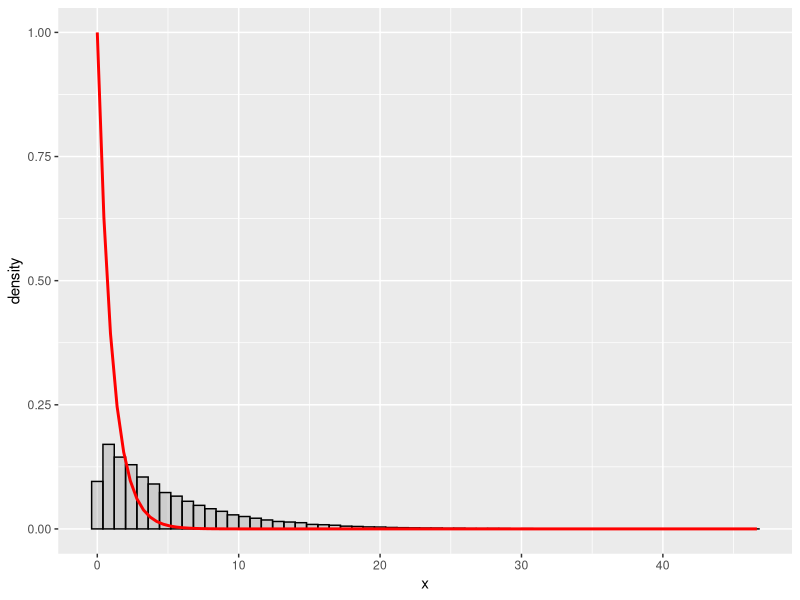
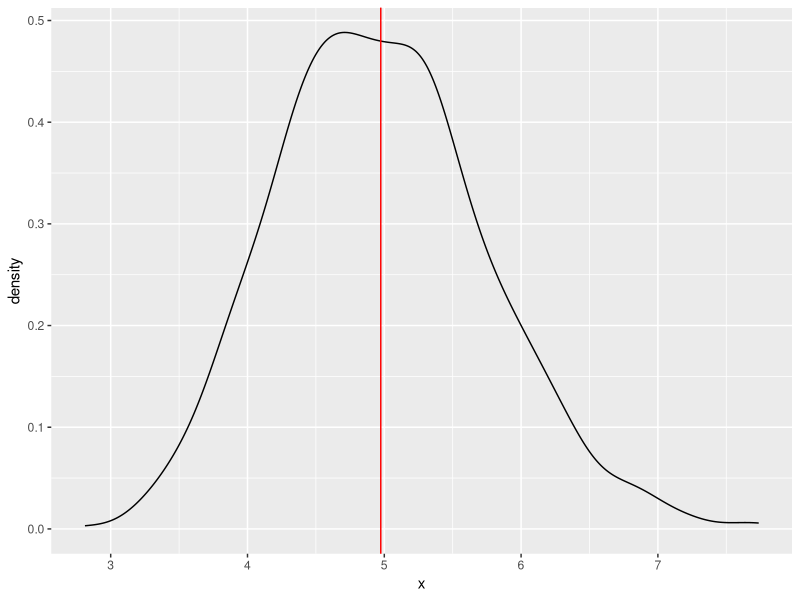
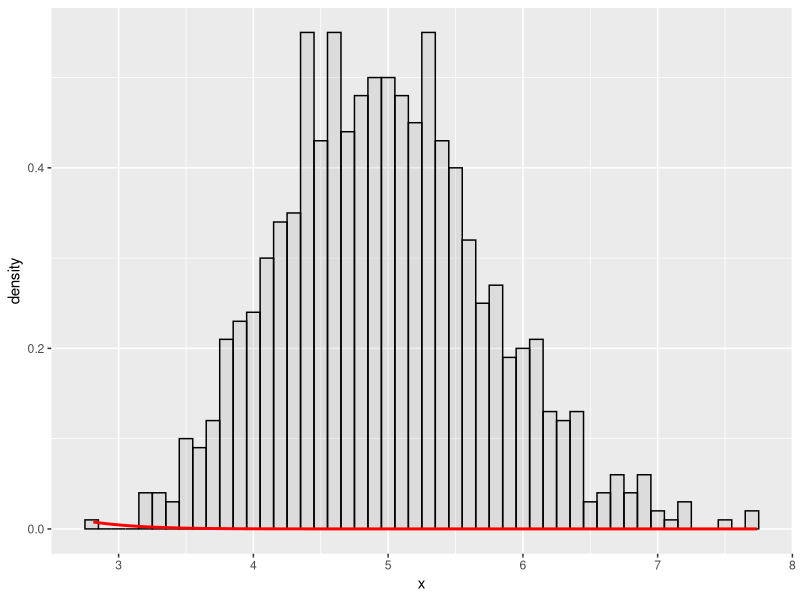
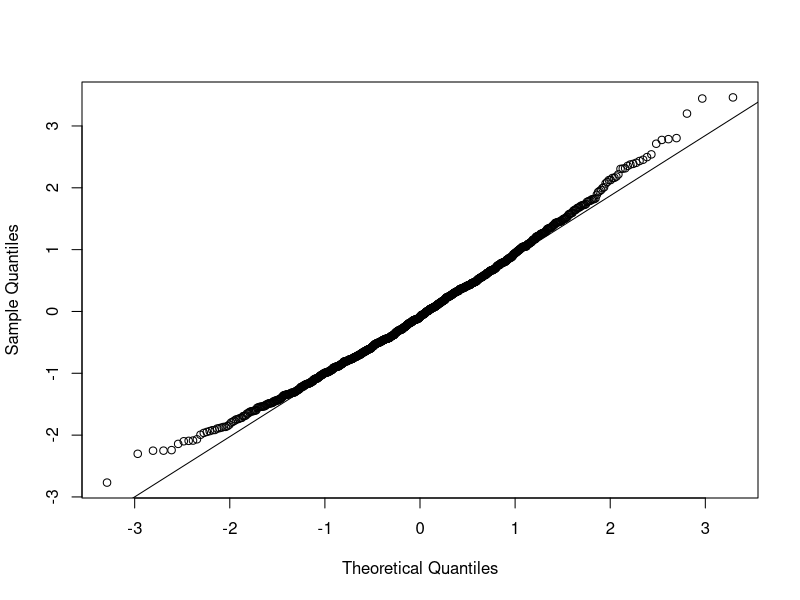

Here is the R script that generated these plots, in order:
## ---- chunk 1
library(ggplot2)
## ---- chunk 2
set.seed(1234)
nosim <- 1000
lambda <- 0.2
n <- 40
data <- data.frame( x = rexp(nosim * n, lambda))
averages <- data.frame(x = apply(matrix(data$x,nosim),1,mean))
## ---- chunk 3

g <- ggplot(data, aes(x = x))
g <- g + geom_histogram(alpha = .20, binwidth=0.8, colour = "black", aes(y = ..density..))
g <- g + stat_function(fun = dexp, 
                       arg = list(rate = lambda), 
                       size = 1, 
                       colour = "red")
g
## ---- chunk 4
(sample.mean <- mean(averages$x))
## ---- chunk 5
(theoretical.mean <- 1/lambda)
## ---- chunk 6
g <- ggplot(averages, aes(x = x))
g <- g + geom_density()
g <- g + geom_vline( xintercept = sample.mean, size = .5, color = 'red') 
g
## ---- chunk 7
(sample.variance <- var(averages$x))
## ---- chunk 8
(theoretical.var <- 1 / (n * lambda^2))
## ---- chunk 9
mu <- 1 / lambda
sigma <- 1 / lambda
g <- ggplot(averages, aes(x = x))
g <- g + geom_histogram(alpha = .10, binwidth=0.1, colour = "black", aes(y = ..density..))
g <- g + stat_function(geom = "line", 
                       fun = dnorm, 
                       arg = list(mean = mu, sd = sigma/sqrt(40)),
                       size = 1, 
                       colour = "red", 
                       fill = NA)
g
## ---- chunk 10
#par(mar = c(5,5,0,0) + 0.5, mgp = c(2,1,0))
y <- (averages$x - mu) / (sigma / sqrt(40))  # normalize the data
qqnorm(y, main = NULL)
qqline(y)
